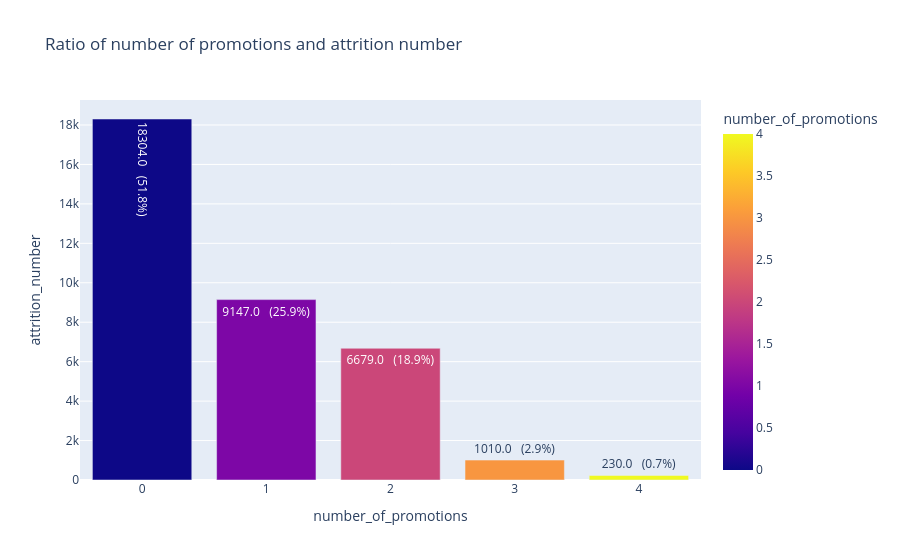

The code cell stored with this chart in its notebook:
### Code cell
d = df[df['attrition']=='Left'].groupby('number_of_promotions')['attrition'].count().sort_values(ascending=False).reset_index(name='attrition_number')

total = d['attrition_number'].sum()
d['Percent'] = (d['attrition_number'] / total) * 100

d['Percent'] = d.apply(lambda row: f"{row['attrition_number']}   ({row['Percent']:.1f}%)", axis=1)

fig = px.bar(
    d, 
    x='number_of_promotions',
    y='attrition_number',
    title='Ratio of number of promotions and attrition number',
    color='number_of_promotions',
    text='Percent'
)

fig.show()

### Figure 1 — Plotly figure (JSON) as saved in the notebook; plotly's stock layout.template omitted (floating-point values rounded to 4 significant figures)
{"data": [{"hovertemplate": "number_of_promotions=%{marker.color}<br>attrition_number=%{y}<br>Percent=%{text}<extra></extra>", "legendgroup": "", "marker": {"color": [0, 1, 2, 3, 4], "coloraxis": "coloraxis", "pattern": {"shape": ""}}, "name": "", "orientation": "v", "showlegend": false, "text": ["18304.0   (51.8%)", "9147.0   (25.9%)", "6679.0   (18.9%)", "1010.0   (2.9%)", "230.0   (0.7%)"], "textposition": "auto", "type": "bar", "x": [0, 1, 2, 3, 4], "xaxis": "x", "y": [18304, 9147, 6679, 1010, 230], "yaxis": "y"}], "layout": {"barmode": "relative", "coloraxis": {"colorbar": {"title": {"text": "number_of_promotions"}}, "colorscale": [[0, "#0d0887"], [0.1111, "#46039f"], [0.2222, "#7201a8"], [0.3333, "#9c179e"], [0.4444, "#bd3786"], [0.5556, "#d8576b"], [0.6667, "#ed7953"], [0.7778, "#fb9f3a"], [0.8889, "#fdca26"], [1, "#f0f921"]]}, "legend": {"tracegroupgap": 0}, "title": {"text": "Ratio of number of promotions and attrition number"}, "xaxis": {"anchor": "y", "domain": [0, 1], "title": {"text": "number_of_promotions"}}, "yaxis": {"anchor": "x", "domain": [0, 1], "title": {"text": "attrition_number"}}}}
